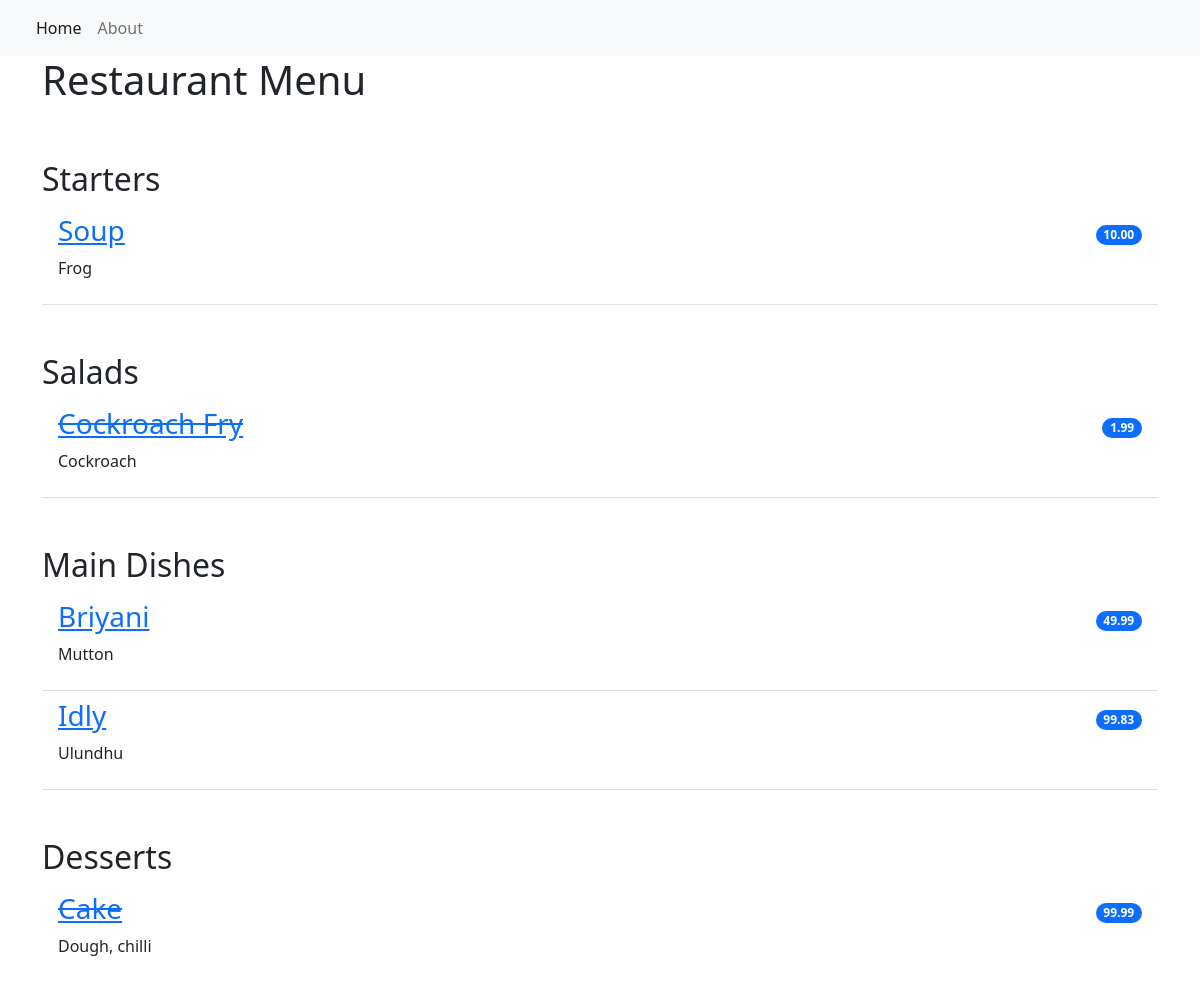
The page / on the database its author committed.
### restaurant_menu/models.py (models this page shows)
class Item(models.Model):
    meal = models.CharField(max_length=1000, unique=True)
    description = models.CharField(max_length=2000)
    price = models.DecimalField(max_digits=4,decimal_places=2)
    meal_type = models.CharField(max_length=1000,choices=MEAL_TYPE)
    chef = models.ForeignKey(User, on_delete=models.PROTECT)
    status = models.IntegerField(choices=STATUS, default=0)
    date_created = models.DateTimeField(auto_now_add=True)
    date_updated = models.DateTimeField(auto_now=True)

### restaurant_menu/views.py (the view)
# urls.py: path('', views.MenuList.as_view(), name='home'),
class MenuList(generic.ListView):
    queryset = Item.objects.order_by("-date_created")
    template_name = "index.html"
    def get_context_data(self, **kwargs):
        context = super().get_context_data(**kwargs)
        context['meals'] = MEAL_TYPE
        return context

### restaurant_menu/templates/index.html
{% extends 'base.html'%}
{% block content %}
<div class="container">
    <h1>Restaurant Menu</h1>
    <ul class="list-group list-group-flush">
    {% for meal in meals%}
        <h2 class="pt-5">{{ meal.1 }}</h2>
        {% for row in item_list %}
            {% if row.meal_type == meal.0 %}
               {% if row.status == 0%}
                <li class="list-group-item d-flex justify-content-between align-items-center border-0 pb-0">
                    <a href="{% url 'description' row.pk %}"><h3><del>{{row.meal}}</del> </h3></a>
                    <span class="badge bg-primary rounded-pill">{{row.price}}</span>
                </li>
                <li class="list-group-item pt-0">
                    <p>{{row.description}}</p>
                </li>
                {% else %}
                <li class="list-group-item d-flex justify-content-between align-items-center border-0 pb-0">
                    <a href="{% url 'description' row.pk%}"><h3>{{row.meal}} </h3></a>
                     <span class="badge bg-primary rounded-pill">{{row.price}}</span>
                </li>
                <li class="list-group-item pt-0">
                    <p>{{row.description}}</p>
                </li>
                {% endif %}
            {% endif %}
        {% endfor %}
    {% endfor %}
     </ul>
</div>
{% endblock content %}

### restaurant_menu/templates/base.html (shortened to what this page needs)
<!DOCTYPE html>
<html lang="en">
    <head>
        <link href="https://cdn.jsdelivr.net/npm/bootstrap@5.2.0-beta1/dist/css/bootstrap.min.css" rel="stylesheet">
    </head>
    <body>
        <nav class="navbar navbar-expand-lg bg-light">
            <div class="container-fluid">
                <div class="collapse navbar-collapse" id="navbarNav">
                    <ul class="navbar-nav">
                         <li class="nav-item">
                            <a class="nav-link active" aria-current="page" href="{% url 'home' %}">Home</a>
                        </li>
                        <li class="nav-item">
                            <a class="nav-link" aria-current="page" href="{% url 'home' %}">About</a>
                        </li>
                    </ul>
                </div>
            </div>
        </nav>
        {% block content %}
        {% endblock content %}
    </body>
</html>

### rows shown on the page
Item: meal "Soup", price "10.00", description "Frog"
Item: meal "Cockroach Fry", price "1.99", description "Cockroach"
Item: meal "Briyani", price "49.99", description "Mutton"
Item: meal "Idly", price "99.83", description "Ulundhu"
Item: meal "Cake", price "99.99", description "Dough, chilli"

### other values the page prints
{{ meal.1 }} "Starters" "Salads" "Main Dishes" "Desserts"
